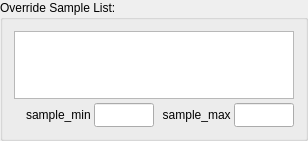
        <widget class="QGroupBox" name="gr_sample">
         <property name="sizePolicy">
          <sizepolicy hsizetype="Fixed" vsizetype="Fixed">
           <horstretch>0</horstretch>
           <verstretch>0</verstretch>
          </sizepolicy>
         </property>
         <property name="minimumSize">
          <size>
           <width>285</width>
           <height>136</height>
          </size>
         </property>
         <property name="maximumSize">
          <size>
           <width>285</width>
           <height>136</height>
          </size>
         </property>
         <property name="title">
          <string>Override Sample List:</string>
         </property>
         <layout class="QVBoxLayout" name="verticalLayout_6">
          <property name="spacing">
           <number>0</number>
          </property>
          <property name="sizeConstraint">
           <enum>QLayout::SetFixedSize</enum>
          </property>
          <item>
           <layout class="QVBoxLayout" name="verticalLayout_3">
            <item>
             <widget class="QTextEdit" name="te_samplelist">
              <property name="sizePolicy">
               <sizepolicy hsizetype="Fixed" vsizetype="Fixed">
                <horstretch>0</horstretch>
                <verstretch>0</verstretch>
               </sizepolicy>
              </property>
              <property name="minimumSize">
               <size>
                <width>280</width>
                <height>68</height>
               </size>
              </property>
              <property name="maximumSize">
               <size>
                <width>280</width>
                <height>68</height>
               </size>
              </property>
             </widget>
            </item>
            <item>
             <spacer name="verticalSpacer_9">
              <property name="orientation">
               <enum>Qt::Vertical</enum>
              </property>
              <property name="sizeType">
               <enum>QSizePolicy::Fixed</enum>
              </property>
              <property name="sizeHint" stdset="0">
               <size>
                <width>20</width>
                <height>4</height>
               </size>
              </property>
             </spacer>
            </item>
            <item>
             <layout class="QHBoxLayout" name="horizontalLayout_13">
              <property name="spacing">
               <number>0</number>
              </property>
              <item>
               <widget class="QLabel" name="lb_samplemin">
                <property name="sizePolicy">
                 <sizepolicy hsizetype="Fixed" vsizetype="Preferred">
                  <horstretch>0</horstretch>
                  <verstretch>0</verstretch>
                 </sizepolicy>
                </property>
                <property name="minimumSize">
                 <size>
                  <width>80</width>
                  <height>0</height>
                 </size>
                </property>
                <property name="maximumSize">
                 <size>
                  <width>80</width>
                  <height>16777215</height>
                 </size>
                </property>
                <property name="text">
                 <string>sample_min </string>
                </property>
                <property name="alignment">
                 <set>Qt::AlignRight|Qt::AlignTrailing|Qt::AlignVCenter</set>
                </property>
               </widget>
              </item>
              <item>
               <widget class="QLineEdit" name="le_samplemin">
                <property name="sizePolicy">
                 <sizepolicy hsizetype="Fixed" vsizetype="Fixed">
                  <horstretch>0</horstretch>
                  <verstretch>0</verstretch>
                 </sizepolicy>
                </property>
                <property name="minimumSize">
                 <size>
                  <width>60</width>
                  <height>24</height>
                 </size>
                </property>
                <property name="maximumSize">
                 <size>
                  <width>60</width>
                  <height>24</height>
                 </size>
                </property>
               </widget>
              </item>
              <item>
               <widget class="QLabel" name="lb_samplemax">
                <property name="sizePolicy">
                 <sizepolicy hsizetype="Fixed" vsizetype="Preferred">
                  <horstretch>0</horstretch>
                  <verstretch>0</verstretch>
                 </sizepolicy>
                </property>
                <property name="minimumSize">
                 <size>
                  <width>80</width>
                  <height>0</height>
                 </size>
                </property>
                <property name="maximumSize">
                 <size>
                  <width>80</width>
                  <height>16777215</height>
                 </size>
                </property>
                <property name="text">
                 <string>sample_max </string>
                </property>
                <property name="alignment">
                 <set>Qt::AlignRight|Qt::AlignTrailing|Qt::AlignVCenter</set>
                </property>
               </widget>
              </item>
              <item>
               <widget class="QLineEdit" name="le_samplemax">
                <property name="sizePolicy">
                 <sizepolicy hsizetype="Fixed" vsizetype="Fixed">
                  <horstretch>0</horstretch>
                  <verstretch>0</verstretch>
                 </sizepolicy>
                </property>
                <property name="minimumSize">
                 <size>
                  <width>60</width>
                  <height>24</height>
                 </size>
                </property>
                <property name="maximumSize">
                 <size>
                  <width>60</width>
                  <height>24</height>
                 </size>
                </property>
               </widget>
              </item>
             </layout>
            </item>
           </layout>
          </item>
         </layout>
        </widget>
